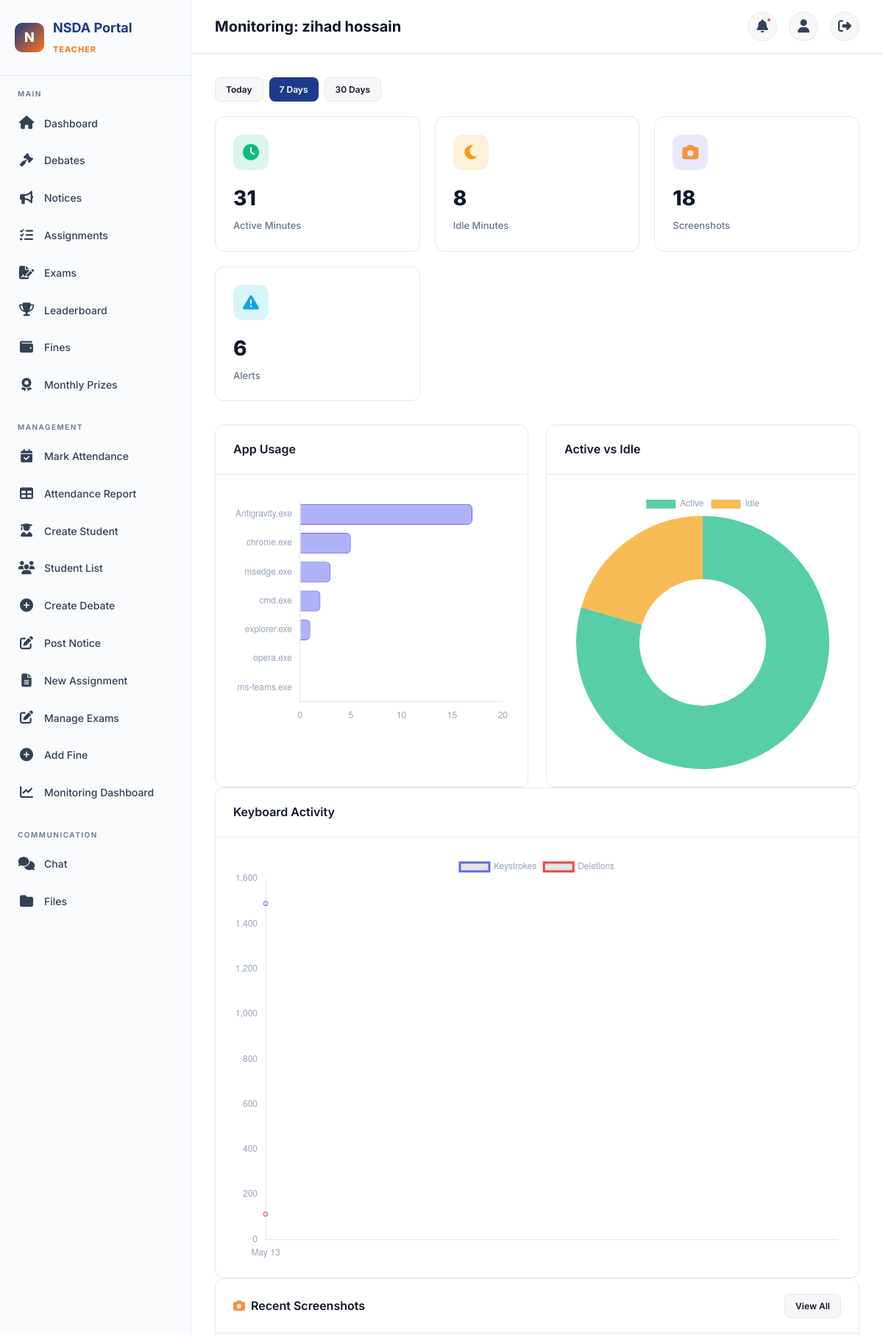
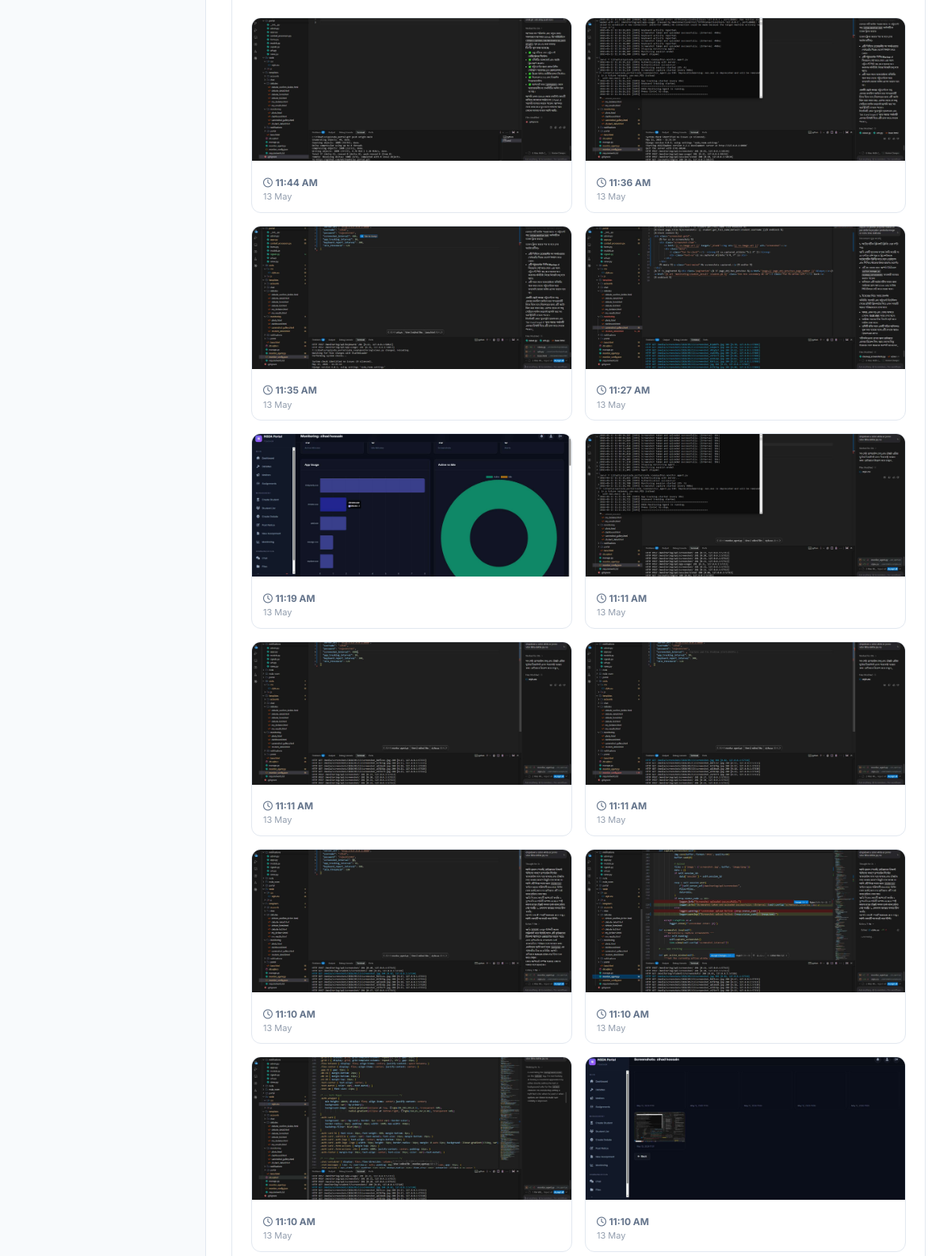
/monitoring/student/3/ (signed in, upper part), run on the app's committed database (2 pictures, top to bottom).
### accounts/models.py (models this page shows, shortened)
class User(AbstractUser):
    class Role(models.TextChoices):
        STUDENT = 'student', 'Student'
        CR = 'cr', 'Class Representative'
        TEACHER = 'teacher', 'Teacher'
        ADMIN = 'admin', 'Admin'
    role = models.CharField(
        max_length=10,
        choices=Role.choices,
        default=Role.STUDENT,
    )
    profile_picture = models.ImageField(
        upload_to='profiles/',
        blank=True,
        null=True,
    )
    phone = models.CharField(max_length=20, blank=True)
    bio = models.TextField(blank=True)
    grade_level = models.CharField(max_length=50, blank=True)
    school = models.CharField(max_length=200, blank=True)
    date_of_birth = models.DateField(blank=True, null=True)
    created_at = models.DateTimeField(auto_now_add=True)
    updated_at = models.DateTimeField(auto_now=True)
    @property
    def is_student(self):
        return self.role == self.Role.STUDENT
    @property
    def is_cr(self):
        return self.role == self.Role.CR
    @property
    def is_teacher(self):
        return self.role == self.Role.TEACHER
    @property
    def is_admin_user(self):
        return self.role == self.Role.ADMIN

### monitoring/models.py (models this page shows, shortened)
class Screenshot(models.Model):
    student = models.ForeignKey(
        settings.AUTH_USER_MODEL,
        on_delete=models.CASCADE,
        related_name='screenshots',
    )
    session = models.ForeignKey(
        MonitoringSession,
        on_delete=models.CASCADE,
        related_name='screenshots',
        blank=True,
        null=True,
    )
    image = models.ImageField(upload_to='screenshots/%Y/%m/%d/')
    captured_at = models.DateTimeField(auto_now_add=True)
    class Meta:
        ordering = ['-captured_at']

### monitoring/views.py (the view)
# urls.py: path('student/<int:student_id>/', views.StudentMonitoringDetailView.as_view(), name='student_detail'),
class StudentMonitoringDetailView(TeacherOrAdminRequiredMixin, View):
    def get(self, request, student_id):
        student = get_object_or_404(User, pk=student_id, role='student')
        days = int(request.GET.get('days', 7))
        since = timezone.now() - timedelta(days=days)
        screenshots = Screenshot.objects.filter(
            student=student, captured_at__gte=since
        )[:20]
        app_usage = AppUsage.objects.filter(
            student=student, start_time__gte=since, is_idle=False
        ).values('app_name').annotate(
            total_duration=Sum('duration_seconds'),
        ).order_by('-total_duration')[:15]
        total_active = AppUsage.objects.filter(
            student=student, start_time__gte=since, is_idle=False
        ).aggregate(total=Sum('duration_seconds'))['total'] or 0
        total_idle = AppUsage.objects.filter(
            student=student, start_time__gte=since, is_idle=True
        ).aggregate(total=Sum('duration_seconds'))['total'] or 0
        keyboard_data = KeyboardActivity.objects.filter(
            student=student, timestamp__gte=since
        ).annotate(
            date=TruncDate('timestamp')
        ).values('date').annotate(
            total_keys=Sum('total_keystrokes'),
            total_deletions=Sum('deletion_count'),
            total_typing=Sum('typing_duration_seconds'),
        ).order_by('date')
        daily_sessions = MonitoringSession.objects.filter(
            student=student, start_time__gte=since
        ).annotate(
            date=TruncDate('start_time')
        ).values('date').annotate(
            count=Count('id')
        ).order_by('date')
        recent_activity = AppUsage.objects.filter(
            student=student, start_time__gte=since
        ).order_by('-start_time')[:50]
        alerts = ActivityAlert.objects.filter(
            student=student, created_at__gte=since
        )[:20]
        context = {
            'student': student,
            'screenshots': screenshots,
            'app_usage': app_usage,
            'recent_activity': recent_activity,
            'total_active_minutes': total_active // 60,
            'total_idle_minutes': total_idle // 60,
            'keyboard_data': list(keyboard_data),
            'daily_sessions': list(daily_sessions),
            'alerts': alerts,
            'days': days,
            'app_labels': [a['app_name'] for a in app_usage],
            'app_durations': [a['total_duration'] // 60 for a in app_usage],
        }
        return render(request, 'monitoring/student_detail.html', context)

### accounts/mixins.py (called while the page is built)
    def test_func(self):
        return self.request.user.role in ('teacher', 'admin')

### portal/context_processors.py (called while the page is built)
def notifications_processor(request):
    if request.user.is_authenticated:
        unread_count = Notification.objects.filter(
            user=request.user, is_read=False
        ).count()
        recent_notifications = Notification.objects.filter(
            user=request.user
        ).order_by('-created_at')[:5]
        return {
            'unread_notifications_count': unread_count,
            'recent_notifications': recent_notifications
        }
    return {'unread_notifications_count': 0, 'recent_notifications': []}

### portal/templatetags/portal_extras.py (called while the page is built)
@register.filter
def format_duration(seconds):
    if not seconds:
        return "0s"
    hours = seconds // 3600
    minutes = (seconds % 3600) // 60
    secs = seconds % 60
    parts = []
    if hours > 0:
        parts.append(f"{hours}h")
    if minutes > 0:
        parts.append(f"{minutes}m")
    if secs > 0 or not parts:
        parts.append(f"{secs}s")
    return " ".join(parts)

### templates/monitoring/student_detail.html (shortened to what this page needs)
{% extends "base.html" %}
{% load portal_extras %}
{% block page_title %}Monitoring: {{ student.get_full_name|default:student.username }}{% endblock %}
{% block content %}
<div style="display:flex;gap:8px;margin-bottom:20px;">
    <a href="?days=1" class="btn btn-sm {% if days == 1 %}btn-primary{% else %}btn-secondary{% endif %}">Today</a>
    <a href="?days=7" class="btn btn-sm {% if days == 7 %}btn-primary{% else %}btn-secondary{% endif %}">7 Days</a>
    <a href="?days=30" class="btn btn-sm {% if days == 30 %}btn-primary{% else %}btn-secondary{% endif %}">30 Days</a>
</div>
<div class="stats-grid">
    <div class="stat-card"><div class="stat-icon green"><i class="fas fa-clock"></i></div><div class="stat-value">{{ total_active_minutes }}</div><div class="stat-label">Active Minutes</div></div>
    <div class="stat-card"><div class="stat-icon orange"><i class="fas fa-moon"></i></div><div class="stat-value">{{ total_idle_minutes }}</div><div class="stat-label">Idle Minutes</div></div>
    <div class="stat-card"><div class="stat-icon purple"><i class="fas fa-camera"></i></div><div class="stat-value">{{ screenshots|length }}</div><div class="stat-label">Screenshots</div></div>
    <div class="stat-card"><div class="stat-icon cyan"><i class="fas fa-exclamation-triangle"></i></div><div class="stat-value">{{ alerts|length }}</div><div class="stat-label">Alerts</div></div>
</div>
<div class="grid-2">
    <div class="card">
        <div class="card-header"><h3>App Usage</h3></div>
        <div class="card-body"><canvas id="appChart" height="250"></canvas></div>
    </div>
    <div class="card">
        <div class="card-header"><h3>Active vs Idle</h3></div>
        <div class="card-body"><canvas id="pieChart" height="250"></canvas></div>
    </div>
</div>
<div class="card mt-16">
    <div class="card-header"><h3>Keyboard Activity</h3></div>
    <div class="card-body"><canvas id="kbChart" height="200"></canvas></div>
</div>
<div class="card mt-16">
    <div class="card-header"><h3><i class="fas fa-camera" style="margin-right:8px;color:var(--accent-light);"></i>Recent Screenshots</h3><a href="{% url 'monitoring:screenshots' student.pk %}" class="btn btn-sm btn-secondary">View All</a></div>
    <div class="card-body">
        <div class="screenshot-grid">
        {% for ss in screenshots %}
        <div class="screenshot-item">
            <a href="{{ ss.image.url }}" target="_blank"><img src="{{ ss.image.url }}" alt="Screenshot"></a>
            <div class="meta">
                <i class="far fa-clock"></i> <strong>{{ ss.captured_at|date:"h:i A" }}</strong>
                <div class="text-xs">{{ ss.captured_at|date:"d M" }}</div>
            </div>
        </div>
        {% empty %}<p class="text-muted">No screenshots captured.</p>{% endfor %}
        </div>
    </div>
</div>
{% endblock %}
{% block extra_js %}
<script>
const appL=[{% for a in app_labels %}'{{ a|escapejs }}'{% if not forloop.last %},{% endif %}{% endfor %}];
const appD=[{% for d in app_durations %}{{ d }}{% if not forloop.last %},{% endif %}{% endfor %}];
if(appL.length){new Chart(document.getElementById('appChart'),{type:'bar',data:{labels:appL,datasets:[{label:'Minutes',data:appD,backgroundColor:'rgba(99,102,241,0.5)',borderColor:'rgba(99,102,241,1)',borderWidth:1,borderRadius:6}]},options:{indexAxis:'y',responsive:true,plugins:{legend:{display:false}},scales:{x:{beginAtZero:true,ticks:{color:'#94a3b8'},grid:{color:'rgba(255,255,255,0.05)'}},y:{ticks:{color:'#94a3b8'},grid:{display:false}}}}});}
new Chart(document.getElementById('pieChart'),{type:'doughnut',data:{labels:['Active','Idle'],datasets:[{data:[{{ total_active_minutes }},{{ total_idle_minutes }}],backgroundColor:['rgba(16,185,129,0.7)','rgba(245,158,11,0.7)'],borderWidth:0}]},options:{responsive:true,plugins:{legend:{labels:{color:'#94a3b8'}}}}});
const kbDates=[{% for k in keyboard_data %}'{{ k.date|date:"M d" }}'{% if not forloop.last %},{% endif %}{% endfor %}];
const kbKeys=[{% for k in keyboard_data %}{{ k.total_keys }}{% if not forloop.last %},{% endif %}{% endfor %}];
const kbDels=[{% for k in keyboard_data %}{{ k.total_deletions }}{% if not forloop.last %},{% endif %}{% endfor %}];
if(kbDates.length){new Chart(document.getElementById('kbChart'),{type:'line',data:{labels:kbDates,datasets:[{label:'Keystrokes',data:kbKeys,borderColor:'rgba(99,102,241,1)',tension:0.3,fill:false},{label:'Deletions',data:kbDels,borderColor:'rgba(239,68,68,1)',tension:0.3,fill:false}]},options:{responsive:true,plugins:{legend:{labels:{color:'#94a3b8'}}},scales:{y:{beginAtZero:true,ticks:{color:'#94a3b8'},grid:{color:'rgba(255,255,255,0.05)'}},x:{ticks:{color:'#94a3b8'},grid:{display:false}}}}});}
</script>
{% endblock %}

### templates/base.html (shortened to what this page needs)
{% load static %}
<!DOCTYPE html>
<html lang="en">
<head>
    <link rel="stylesheet" href="{% static 'css/style.css' %}">
    <link rel="stylesheet" href="https://cdnjs.cloudflare.com/ajax/libs/font-awesome/6.5.0/css/all.min.css">
</head>
<body>
<div class="app-wrapper">
    <aside class="sidebar" id="sidebar">
        <div class="sidebar-brand">
            <div class="logo">N</div>
            <div><h2>NSDA Portal</h2><small>{{ request.user.get_role_display|default:"Portal" }}</small></div>
        </div>
        <nav class="sidebar-nav">
            <div class="nav-section">
                <div class="nav-section-title">Main</div>
                <a href="{% url 'portal:dashboard' %}" class="nav-link"><span class="icon"><i class="fas fa-home"></i></span>Dashboard</a>
                <a href="{% url 'debates:list' %}" class="nav-link"><span class="icon"><i class="fas fa-gavel"></i></span>Debates</a>
                <a href="{% url 'portal:notice_list' %}" class="nav-link"><span class="icon"><i class="fas fa-bullhorn"></i></span>Notices</a>
                <a href="{% url 'portal:assignment_list' %}" class="nav-link"><span class="icon"><i class="fas fa-tasks"></i></span>Assignments</a>
                <a href="{% url 'exams:quiz_list' %}" class="nav-link"><span class="icon"><i class="fas fa-file-signature"></i></span>Exams</a>
                <a href="{% url 'portal:leaderboard' %}" class="nav-link"><span class="icon"><i class="fas fa-trophy"></i></span>Leaderboard</a>
                <a href="{% url 'finance:fine_list' %}" class="nav-link"><span class="icon"><i class="fas fa-wallet"></i></span>Fines</a>
                <a href="{% url 'attendance:prizes' %}" class="nav-link"><span class="icon"><i class="fas fa-award"></i></span>Monthly Prizes</a>
            </div>
            {% if request.user.is_teacher or request.user.is_admin_user or request.user.is_cr %}
            <div class="nav-section">
                <div class="nav-section-title">Management</div>
                {% if request.user.is_teacher or request.user.is_admin_user %}
                <a href="{% url 'attendance:mark' %}" class="nav-link"><span class="icon"><i class="fas fa-calendar-check"></i></span>Mark Attendance</a>
                <a href="{% url 'attendance:report' %}" class="nav-link"><span class="icon"><i class="fas fa-table"></i></span>Attendance Report</a>
                <a href="{% url 'accounts:student_create' %}" class="nav-link"><span class="icon"><i class="fas fa-user-graduate"></i></span>Create Student</a>
                <a href="{% url 'accounts:user_list' %}?role=student" class="nav-link"><span class="icon"><i class="fas fa-users"></i></span>Student List</a>
                {% endif %}
                {% if request.user.is_teacher or request.user.is_admin_user %}
                <a href="{% url 'debates:create' %}" class="nav-link"><span class="icon"><i class="fas fa-plus-circle"></i></span>Create Debate</a>
                {% endif %}
                <a href="{% url 'portal:notice_create' %}" class="nav-link"><span class="icon"><i class="fas fa-edit"></i></span>Post Notice</a>
                {% if request.user.is_teacher or request.user.is_admin_user %}
                <a href="{% url 'portal:assignment_create' %}" class="nav-link"><span class="icon"><i class="fas fa-file-alt"></i></span>New Assignment</a>
                <a href="{% url 'exams:teacher_quiz_list' %}" class="nav-link"><span class="icon"><i class="fas fa-edit"></i></span>Manage Exams</a>
                {% endif %}
                {% if request.user.is_teacher or request.user.is_admin_user or request.user.is_cr %}
                <a href="{% url 'finance:fine_create' %}" class="nav-link"><span class="icon"><i class="fas fa-plus-circle"></i></span>Add Fine</a>
                {% endif %}
                {% if request.user.is_teacher or request.user.is_admin_user %}
                <a href="{% url 'monitoring:dashboard' %}" class="nav-link"><span class="icon"><i class="fas fa-chart-line"></i></span>Monitoring Dashboard</a>
                {% endif %}
            </div>
            {% endif %}
            <div class="nav-section">
                <div class="nav-section-title">Communication</div>
                <a href="{% url 'chat:room_list' %}" class="nav-link"><span class="icon"><i class="fas fa-comments"></i></span>Chat</a>
                <a href="{% url 'portal:file_list' %}" class="nav-link"><span class="icon"><i class="fas fa-folder"></i></span>Files</a>
            </div>
        </nav>
    </aside>
    <main class="main-content">
        <header class="topbar">
            <div style="display:flex;align-items:center;gap:12px;">
                <h1>{% block page_title %}Dashboard{% endblock %}</h1>
            </div>
            <div class="topbar-actions">
                <div class="dropdown-wrapper">
                    <button class="btn-icon" id="notification-toggle">
                        <i class="fas fa-bell"></i>
                        {% if unread_notifications_count %}<span class="badge-dot"></span>{% endif %}
                    </button>
                </div>
                <a href="{% url 'accounts:profile' %}" class="btn-icon"><i class="fas fa-user"></i></a>
                <a href="{% url 'accounts:logout' %}" class="btn-icon"><i class="fas fa-sign-out-alt"></i></a>
            </div>
        </header>
        <div class="content-area">
            {% block content %}{% endblock %}
        </div>
    </main>
</div>
{% block extra_js %}{% endblock %}
</body>
</html>

### data on the page
User: user.role "TEACHER"
User: get_full_name "zihad hossain"
Screenshot: image (picture), captured_at "11:44 AM", captured_at "13 May"
Screenshot: image (picture), captured_at "11:36 AM", captured_at "13 May"
Screenshot: image (picture), captured_at "11:35 AM", captured_at "13 May"
Screenshot: image (picture), captured_at "11:27 AM", captured_at "13 May"
Screenshot: image (picture), captured_at "11:19 AM", captured_at "13 May"
Screenshot: image (picture), captured_at "11:11 AM", captured_at "13 May"
Screenshot: image (picture), captured_at "11:11 AM", captured_at "13 May"
Screenshot: image (picture), captured_at "11:11 AM", captured_at "13 May"
Screenshot: image (picture), captured_at "11:10 AM", captured_at "13 May"
Screenshot: image (picture), captured_at "11:10 AM", captured_at "13 May"
Screenshot: image (picture), captured_at "11:10 AM", captured_at "13 May"
Screenshot: image (picture), captured_at "11:10 AM", captured_at "13 May"

### other printed values
{{ total_active_minutes }} "31"
{{ total_idle_minutes }} "8"
{{ screenshots|length }} "18"
{{ alerts|length }} "6"
chart data {{ d }} 17, 5, 3, 2, 1, 0, 0
chart data {{ total_active_minutes }} 31
chart data {{ total_idle_minutes }} 8
